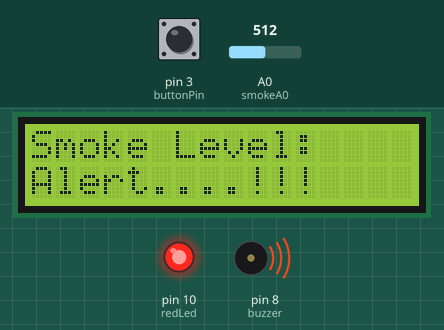
A sketch run on a simulated Arduino Uno, built with avr-gcc and run on an emulated ATmega328P. Shown: 16×2 character LCD, output pins drawn as LEDs (lit = HIGH), buzzer (waves = sounding). The test bench sets the inputs (shaded band); at power-on: A0 (smokeA0) = 512, pin 3 (buttonPin) HIGH. What the sketch prints to the serial monitor is not drawn.

Above: at 1.9 s.
2.0 s: A0 (smokeA0) set to 485
At 2.99 s:
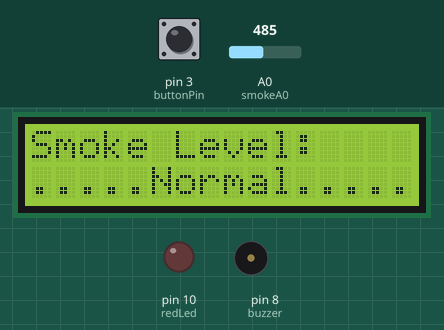
4.2 s: A0 (smokeA0) set to 1023
At 5.24 s:
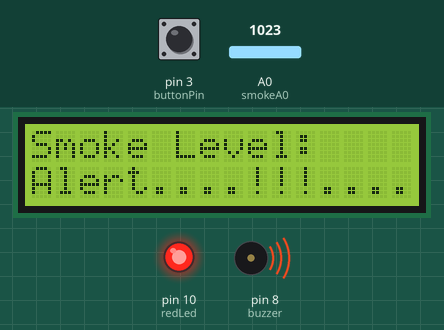
8.2 s: A0 (smokeA0) set to 900
10.9 s: A0 (smokeA0) set to 1023
Timing chart, 0 to 13.9 s (numbered marks = the images above; inputs shaded):
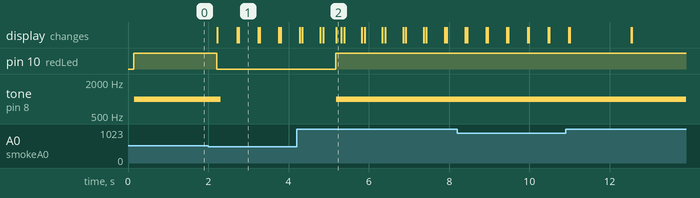

The sketch:

Freertos_MQ135_LCD_LED_BUZZER_DHT11_New.ino
```cpp
#include <Wire.h>
#include <LiquidCrystal_I2C.h>
#include <Arduino_FreeRTOS.h>
#include <semphr.h>
#include <DHT.h>

#define DHTPIN 2  // Define the pin for DHT11 data
#define DHTTYPE DHT11  // Define the type of DHT sensor

LiquidCrystal_I2C lcd(0x3F, 20, 4);

int redLed = 10;
int greenLed = 13;
int buzzer = 8;
int smokeA0 = A0;
int sensorThres = 100;

volatile int analogSensorValue = 0;

SemaphoreHandle_t lcdSemaphore;
SemaphoreHandle_t serialSemaphore;

DHT dht(DHTPIN, DHTTYPE);

int buttonPin = 3;  // Define the push button pin
int buttonState = 0;
int lastButtonState = 0;
bool priorityChanged = false;

void setup() {
  pinMode(redLed, OUTPUT);
  pinMode(buzzer, OUTPUT);
  pinMode(smokeA0, INPUT);
  pinMode(buttonPin, INPUT_PULLUP); // Configure the button pin as an input with pull-up resistor
  attachInterrupt(digitalPinToInterrupt(buttonPin), changePriority, FALLING); // Attach the interrupt

  Serial.begin(9600);
  lcd.init();
  lcd.backlight();
  lcd.begin(16, 2);

  dht.begin();

  // Create semaphores
  lcdSemaphore = xSemaphoreCreateMutex();
  serialSemaphore = xSemaphoreCreateMutex();

  // Creating tasks
  xTaskCreate(ReadSensorTask, "ReadSensor", 128, NULL, 1, NULL);
  xTaskCreate(DisplayTask, "Display", 128, NULL, 2, NULL);
  xTaskCreate(AlertTask, "Alert", 128, NULL, 3, NULL);

  // Start the scheduler
  vTaskStartScheduler();
}

void loop() {
  // Empty. Tasks will handle everything.
}

void changePriority() {
  buttonState = digitalRead(buttonPin);

  if (buttonState == LOW && lastButtonState == HIGH) {
    priorityChanged = !priorityChanged;
  }

  lastButtonState = buttonState;
}

void ReadSensorTask(void *pvParameters) {
  for (;;) {
    if (priorityChanged) {
      // Read temperature and humidity from DHT11
      float humidity = dht.readHumidity();
      float temperature = dht.readTemperature();

      // Access serial with semaphore
      if (xSemaphoreTake(serialSemaphore, (TickType_t)10) == pdTRUE) {
        Serial.print("Temperature: ");
        Serial.print(temperature);
        Serial.print("°C, Humidity: ");
        Serial.print(humidity);
        Serial.println("%");
        xSemaphoreGive(serialSemaphore);
      }
    } else {
      analogSensorValue = analogRead(smokeA0);

      // Access serial with semaphore
      if (xSemaphoreTake(serialSemaphore, (TickType_t)10) == pdTRUE) {
        Serial.print("Pin A0: ");
        Serial.println(analogSensorValue);
        xSemaphoreGive(serialSemaphore);
      }
    }

    vTaskDelay(1000 / portTICK_PERIOD_MS);
  }
}

void DisplayTask(void *pvParameters) {
  for (;;) {
    if (xSemaphoreTake(lcdSemaphore, (TickType_t)10) == pdTRUE) {
      lcd.clear();
      if (priorityChanged) {
        lcd.print("Temp & Humidity:");
        // Display temperature and humidity on the LCD
        float humidity = dht.readHumidity();
        float temperature = dht.readTemperature();
        lcd.setCursor(0, 1);
        lcd.print("Temp: ");
        lcd.print(temperature);
        lcd.print("C");
        lcd.setCursor(0, 2);
        lcd.print("Humidity: ");
        lcd.print(humidity);
        lcd.print("%");
      } else {
        lcd.print("Smoke Level:");

        int scaledValue = map(analogSensorValue, 0, 1023, 0, 100); // Scale the value to 0-100
        lcd.setCursor(0, 1);  // Move cursor to the second line
        lcd.print(scaledValue);
        lcd.print("%   ");  // Print percentage and clear any previous characters
      }
      xSemaphoreGive(lcdSemaphore);
    }
    vTaskDelay(500 / portTICK_PERIOD_MS); // Delay to allow for easier reading
  }
}

void AlertTask(void *pvParameters) {
  for (;;) {
    if (analogSensorValue - 400 > sensorThres) {
      digitalWrite(redLed, HIGH);

      if (xSemaphoreTake(lcdSemaphore, (TickType_t)10) == pdTRUE) {
        lcd.setCursor(0, 3);
        lcd.print("Alert....!!!");
        xSemaphoreGive(lcdSemaphore);
      }

      // Serial monitor printing
      if (xSemaphoreTake(serialSemaphore, (TickType_t)10) == pdTRUE) {
        Serial.println("Alert....!!!");
        xSemaphoreGive(serialSemaphore);
      }

      digitalWrite(greenLed, LOW);  // Turn off the green LED
      tone(buzzer, 1000, 200);
    } else {
      digitalWrite(redLed, LOW);
      digitalWrite(greenLed, HIGH);  // Turn on the green LED at full brightness

      if (xSemaphoreTake(lcdSemaphore, (TickType_t)10) == pdTRUE) {
        lcd.setCursor(0, 3);
        lcd.print(".....Normal.....");
        xSemaphoreGive(lcdSemaphore);
      }

      // Serial monitor printing
      if (xSemaphoreTake(serialSemaphore, (TickType_t)10) == pdTRUE) {
        Serial.println(".....Normal.....");
        xSemaphoreGive(serialSemaphore);
      }
    }
    vTaskDelay(100 / portTICK_PERIOD_MS);
  }
}
```

Measured:
- the behaviour switches between 501 and 500 on A0 (smokeA0) (found by bisection; images 0 and 1)
- after the input at 2.0 s, pin 10 (redLed): HIGH → LOW after 0.21 s; tone on pin 8 (buzzer): 1000 Hz → silent after 0.32 s; the display: changes after 0.23 s (image 1)
- after the input at 4.2 s, pin 10 (redLed): LOW → HIGH after 0.97 s; tone on pin 8 (buzzer): silent → 1000 Hz after 0.98 s; the display: first differs from a run without the input after 0.98 s (image 2)
- what the display in image 1 shows lasts 0.4 s, from 2.8 s to 3.2 s
